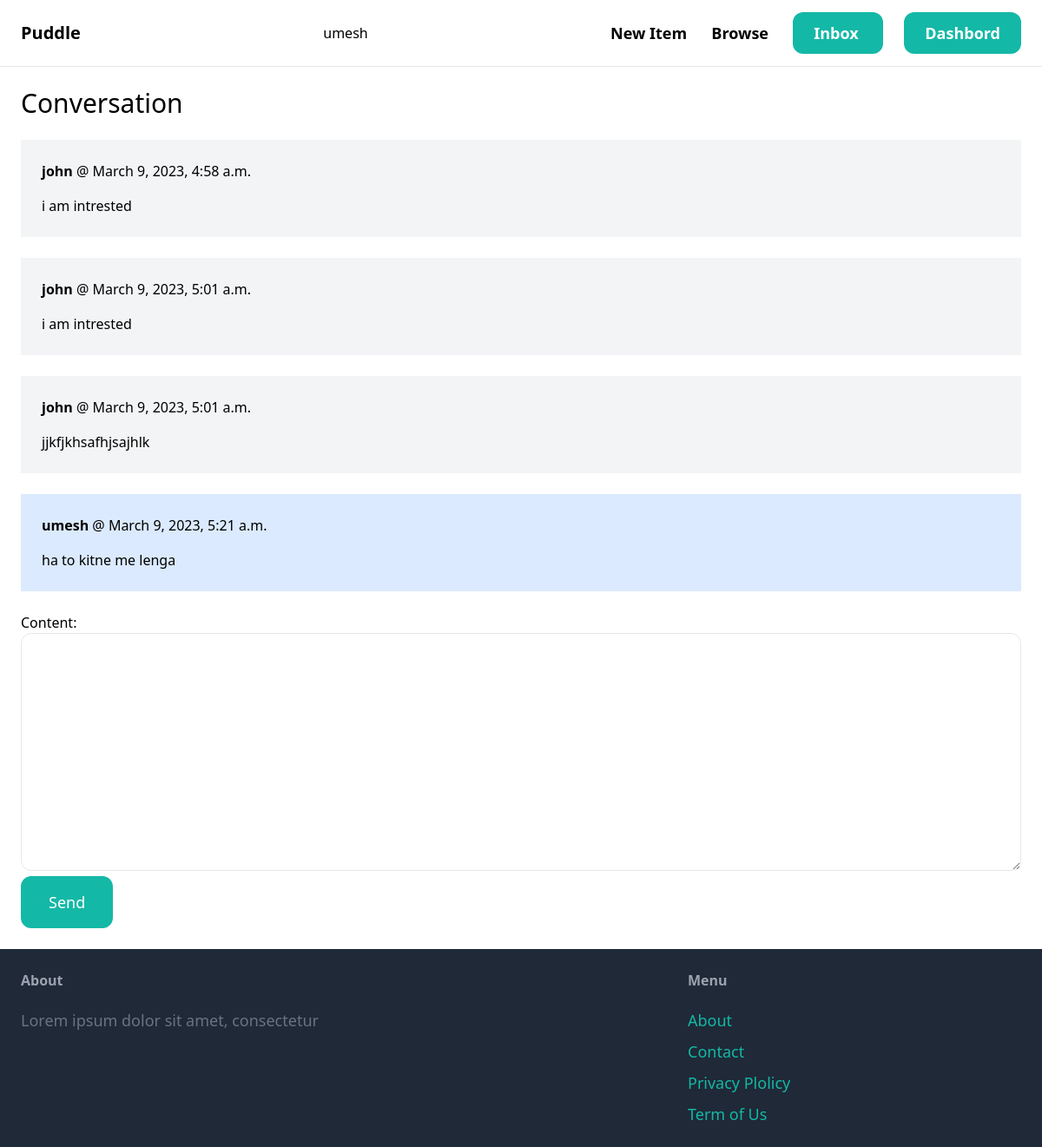
The page /inbox/2/ (signed in) on the database its author committed.
### conversation/models.py (models this page shows)
class ConversationMessage(models.Model):
    conversation=models.ForeignKey(Conversation,related_name='messages',on_delete=models.CASCADE)
    content=models.TextField()
    created_at= models.DateTimeField(auto_now_add=True)
    created_by=models.ForeignKey(User,related_name='created_message',on_delete=models.CASCADE)

### conversation/views.py (the view)
# urls.py: path('<int:pk>/',views.detail,name='detail'),
@login_required
def detail(request , pk):
    conversation = Conversation.objects.filter(members__in=[request.user.id]).get(pk=pk)
    if request.method == 'POST':
        form = ConversationMessageForm(request.POST)
        if form.is_valid():
            conversation_message = form.save(commit=False)
            conversation_message.conversation=conversation
            conversation_message.created_by = request.user
            conversation_message.save()
            conversation.save()
            return redirect('conversation:detail', pk=pk)
    else:
        form = ConversationMessageForm()
    return render(request, 'conversation/detail.html', {
        'conversation': conversation,
        'form': form,
    })

### conversation/forms.py
class ConversationMessageForm(forms.ModelForm):
    class Meta:
        model= ConversationMessage
        fields=('content',)
        widgets={
            'content':forms.Textarea(attrs={
                'class':'w-full py-4 px-6 rounded-xl border'
            })
        }

### conversation/templates/conversation/detail.html (shortened to what this page needs)
{% extends 'core/base.html' %}
{% block content %}
<h1 class="mb-6 text-3xl">Conversation</h1>
<div class="space-y-6">
    {% for message in conversation.messages.all %}
        <div class="p-6  {%if message.created_by == request.user%} bg-blue-100 {% else %}  bg-gray-100 {% endif %} rounded_xl">
            <p class="mb-4"><strong>{{message.created_by.username}}</strong> @ {{message.created_at }}</p>
            <p>{{ message.content}} </p>
        </div>
    {%endfor%}
    </div>
    <form action="." method="post" class="mt-6">
        {{form.as_p}}
        <button class="py-4 px-8 text-lg bg-teal-500 hover:bg-teal-700 rounded-xl text-white">Send</button>
    </form>
{% endblock %}

### core/templates/core/base.html (shortened to what this page needs)
<!DOCTYPE html>
<html lang="en">
<head>
    <script src="https://cdn.tailwindcss.com"></script>
</head>
<body>
    <nav class="py-6 px-6 flex justify-between items-center border-b border-gray-200">
        <a href="/" class="text-xl font-semibold" >Puddle</a>
        <span>{{request.user}}</span>
        <div class="space-x-6">
            <a href="{% url 'item:new' %}" class="text-lg font-semibold hover:text-gray-500">New Item</a>
            <a href="{% url 'item:items'%}" class="text-lg font-semibold hover:text-gray-500">Browse</a>
            {% if request.user.is_authenticated %}
            <a href="{% url 'conversation:inbox'%}"  class="px-6 py-3 text-lg font-semibold bg-teal-500 text-white rounded-xl hover:bg-teal-700 "  > Inbox </a>
            <a href="{% url 'dashboard:index' %}" class="px-6 py-3 text-lg font-semibold bg-teal-500 text-white rounded-xl hover:bg-gray-700">Dashbord</a>
            {% else %}
            <a href="{% url 'core:signup' %}"  class="px-6 py-3 text-lg font-semibold bg-teal-500 text-white rounded-xl hover:bg-teal-700 "  > Sign Up </a>
            <a href="{% url 'core:login' %}" class="px-6 py-3 text-lg font-semibold bg-teal-500 text-white rounded-xl hover:bg-gray-700">Log IN</a>
            {%endif%}
        </div>
    </nav>
    <div class="px-6 py-6">
        {% block content %}{% endblock content %}
    </div>
    <footer class="py-6 px-6 flex justify-between bg-gray-800">
        <div class="w-2/3 pr-10">
            <h3 class="mb-5 font-semibold text-gray-400">About</h3>
            <p class="text-lg text-gray-500">Lorem ipsum dolor sit amet, consectetur</p>
        </div>
        <div class="w-1/3">
            <h3 class="mb-5 font-semibold text-gray-400">Menu</h3>
            <ul class="space-y-2">
                <li><a href="#" class="text-lg text-teal-500 hover:text-teal-700">About</a></li>
                <li><a href="{% url 'core:contact' %}" class="text-lg text-teal-500 hover:text-teal-700">Contact</a></li>
                <li><a href="#" class="text-lg text-teal-500 hover:text-teal-700">Privacy Plolicy</a></li>
                <li><a href="#" class="text-lg text-teal-500 hover:text-teal-700">Term of Us</a></li>
            </ul>
        </div>
    </footer>
</body>
</html>

### rows shown on the page
ConversationMessage: created_by.username "john", created_at "March 9, 2023, 4:58 a.m.", content "i am intrested"
ConversationMessage: created_by.username "john", created_at "March 9, 2023, 5:01 a.m.", content "i am intrested"
ConversationMessage: created_by.username "john", created_at "March 9, 2023, 5:01 a.m.", content "jjkfjkhsafhjsajhlk"
ConversationMessage: created_by.username "umesh", created_at "March 9, 2023, 5:21 a.m.", content "ha to kitne me lenga"

### other values the page prints
{{ request.user }} "umesh"
